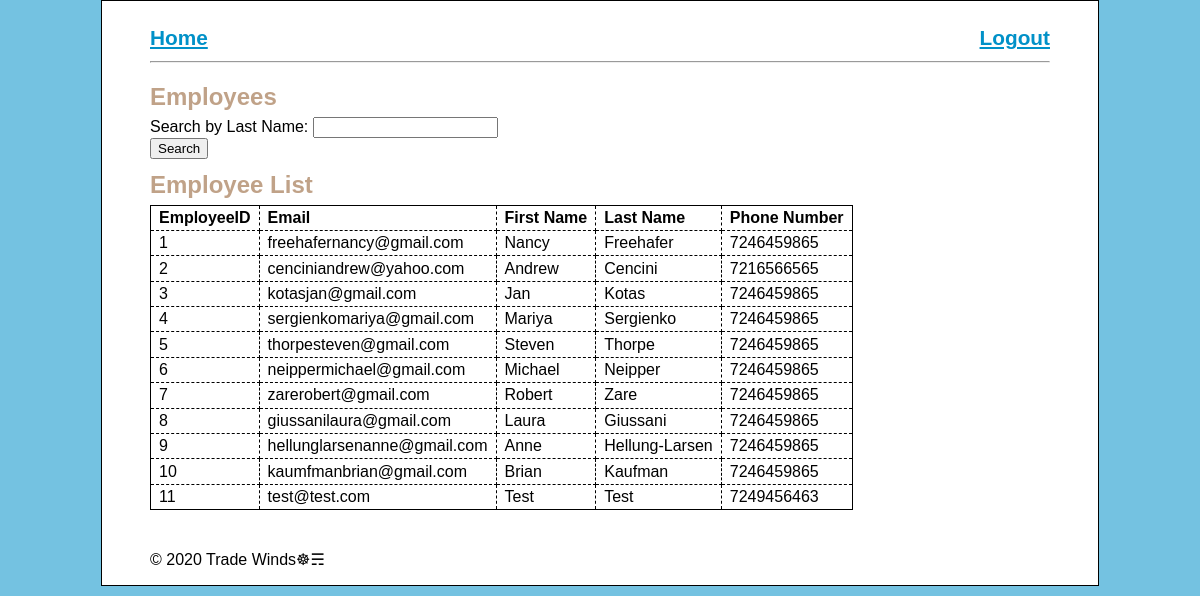
The app's page /employees/viewEmployees.php (signed in) with its own data.
### tables this page shows
CREATE TABLE employees (
  employeeID		INT			   NOT NULL   AUTO_INCREMENT,
  firstName         VARCHAR(60)    NOT NULL,
  lastName          VARCHAR(60)    NOT NULL,
  emailAddress      VARCHAR(255)   NOT NULL,
  password			VARCHAR(60)	   NOT NULL,
  phoneNumber		VARCHAR(25)    NOT NULL,
  address			VARCHAR(255)   NOT NULL,
  city				VARCHAR(60)    NOT NULL,
  PRIMARY KEY (employeeID),
  UNIQUE INDEX emailAddress (emailAddress)
);

### employees/viewEmployees.php (the view, shortened to what this page needs)
<?php
require_once('../inc/db_connect.php');
$query = 'SELECT * FROM employees
                       ORDER BY employeeID';
$statement = $db1->prepare($query);
$statement->execute();
$employees= $statement->fetchAll();
?>
<!DOCTYPE html>
<html>
<div style="clear: both">
	<h2 style="float: left; width: 50%; padding-top:2.8%;"><a href="../inc/searchScreen.php">Home</a></h2>
	<h2 style="float: right; width: 50%; text-align: right; padding-top:2.8%;"><a href="../inc/logout.php">Logout</a></h2>
</div>
<hr />
<head>
    <link rel="stylesheet" type="text/css" href="../css/main.css" />
</head>
<body>
<header><h1>Employees</h1></header>
<main>
<form action="viewEmployees.php" method="post"
	id="search_employee_list">
	<label>Search by Last Name:</label>
	<input type="text" name="searchLName"></br>
	<input type="submit" value="Search">
</form>
<?php $searchLName=filter_input(INPUT_POST, 'searchLName');?>
    <h1>Employee List</h1>
   <table>
			<tr>
			<th>EmployeeID</th>
			<th>Email</th>
			<th>First Name</th>
			<th>Last Name</th>
			<th>Phone Number</th>
			</tr>
			<?php foreach($employees as $employee): ?>
			<?php if($searchLName==null || $searchLName==''):?>
				<tr>
				<td><?php echo $employee['employeeID']; ?></td>
				<td><?php echo $employee['emailAddress']; ?></td>
				<td><?php echo $employee['firstName']; ?></td>
				<td><?php echo $employee['lastName']; ?></td>
				<td><?php echo $employee['phoneNumber']; ?></td>
				</tr>
			<?php endif;?>
			<?php endforeach; ?>
	</table>
</main>
<footer>
    <p>&copy; <?php echo date("Y"); ?> Trade Winds&#9784;&#9780; </p>
</footer>
</body>
</html>

### css/main.css (style rules this page uses)
html { background-color: #74C2E1; }
body { font-family: Arial, Helvetica, sans-serif; width: 900px; margin: 0 auto; padding: 0 3em; background-color: white; border: 1px solid black; }
footer { margin: 0; padding-top: 1.5em; clear: both; }
h1 { font-size: 150%; margin: 0; padding: .5em 0 .25em; }
h2 { font-size: 130%; margin: 0; padding: .25em 0 .5em; }
h1, h2 { color: #c0a288; }
a { color: #0191C8; font-weight: bold; }
table { border: 1px solid black; border-collapse: collapse; overflow: scroll; }
td, th { border: 1px dashed black; padding: .2em .5em .2em .5em; vertical-align: top; text-align: left; }

### records on screen
employees: employeeID "1", emailAddress "freehafernancy@gmail.com", firstName "Nancy", lastName "Freehafer", phoneNumber "7246459865"
employees: employeeID "2", emailAddress "cenciniandrew@yahoo.com", firstName "Andrew", lastName "Cencini", phoneNumber "7216566565"
employees: employeeID "3", emailAddress "kotasjan@gmail.com", firstName "Jan", lastName "Kotas", phoneNumber "7246459865"
employees: employeeID "4", emailAddress "sergienkomariya@gmail.com", firstName "Mariya", lastName "Sergienko", phoneNumber "7246459865"
employees: employeeID "5", emailAddress "thorpesteven@gmail.com", firstName "Steven", lastName "Thorpe", phoneNumber "7246459865"
employees: employeeID "6", emailAddress "neippermichael@gmail.com", firstName "Michael", lastName "Neipper", phoneNumber "7246459865"
employees: employeeID "7", emailAddress "zarerobert@gmail.com", firstName "Robert", lastName "Zare", phoneNumber "7246459865"
employees: employeeID "8", emailAddress "giussanilaura@gmail.com", firstName "Laura", lastName "Giussani", phoneNumber "7246459865"
employees: employeeID "9", emailAddress "hellunglarsenanne@gmail.com", firstName "Anne", lastName "Hellung-Larsen", phoneNumber "7246459865"
employees: employeeID "10", emailAddress "kaumfmanbrian@gmail.com", firstName "Brian", lastName "Kaufman", phoneNumber "7246459865"
employees: employeeID "11", emailAddress "test@test.com", firstName "Test", lastName "Test", phoneNumber "7249456463"
